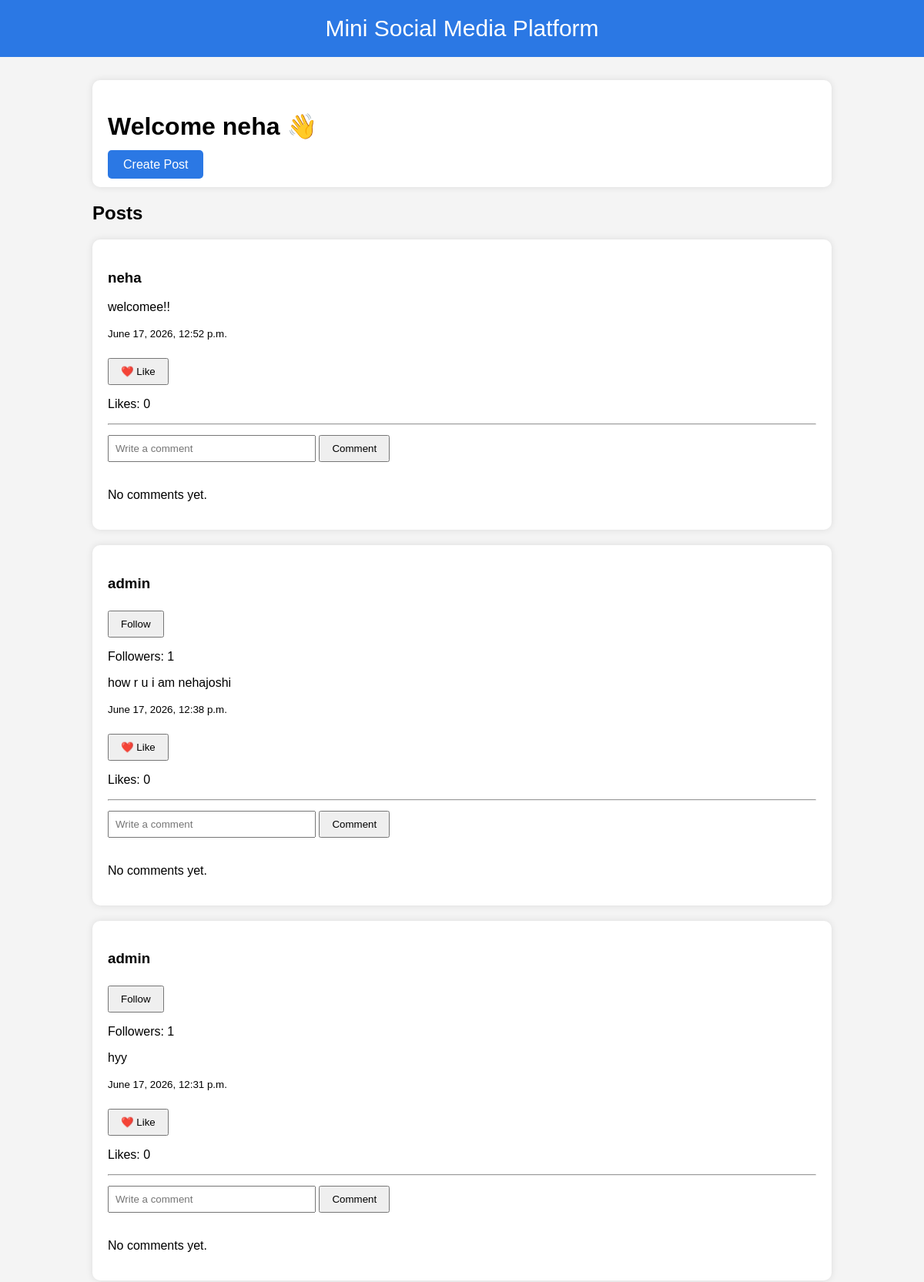
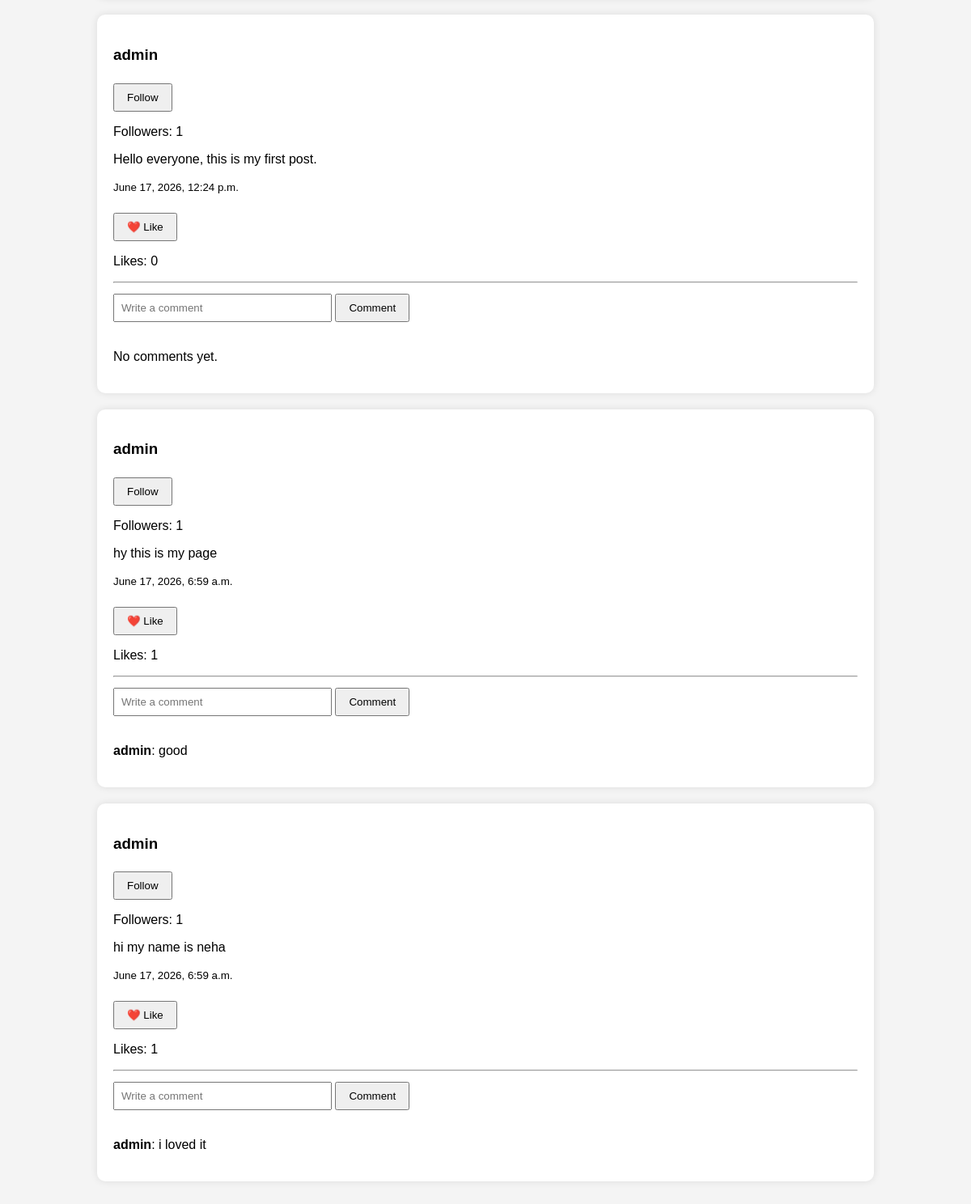
The app's page / (signed in) with its own data (2 pictures, top to bottom).
### socialapp/models.py (models this page shows, shortened)
class Post(models.Model):
    user = models.ForeignKey(User, on_delete=models.CASCADE)
    content = models.TextField()
    created_at = models.DateTimeField(auto_now_add=True)

class Comment(models.Model):
    post = models.ForeignKey(
        Post,
        on_delete=models.CASCADE,
        related_name='comment_set'
    )
    user = models.ForeignKey(User, on_delete=models.CASCADE)
    text = models.TextField()
    created_at = models.DateTimeField(auto_now_add=True)

### socialapp/views.py (the view)
# urls.py: path('', views.home, name='home'),
def home(request):
    posts = Post.objects.all().order_by('-created_at')
    return render(
        request,
        'socialapp/home.html',
        {
            'posts': posts,
            'user': request.user
        }
    )

### socialapp/templates/socialapp/home.html (shortened to what this page needs)
<!doctype html>
<html>
  <head>
  </head>
  <body>
    <div class="navbar">Mini Social Media Platform</div>
    <div class="container">
      <div class="card">
        <h1>Welcome {{ user.username }} 👋</h1>
        <a href="/create-post/" class="btn"> Create Post </a>
      </div>
      <h2>Posts</h2>
      {% for post in posts %}
      <div class="card">
        <h3>{{ post.user.username }}</h3>
        {% if user != post.user %}
        <form action="/follow/{{ post.user.id }}/" method="POST">
          <button type="submit">Follow</button>
        </form>
        <p>Followers: {{ post.user.followers.count }}</p>
        {% endif %}
        <p>{{ post.content }}</p>
        <small>{{ post.created_at }}</small>
        <br /><br />
        <form action="/like/{{ post.id }}/" method="POST">
          <button type="submit">❤️ Like</button>
        </form>
        <p>Likes: {{ post.like_set.count }}</p>
        <hr />
        <form action="/comment/{{ post.id }}/" method="POST">
          <input type="text" name="text" placeholder="Write a comment" />
          <button type="submit">Comment</button>
        </form>
        <br />
        {% for comment in post.comment_set.all %}
        <p><b>{{ comment.user.username }}</b>: {{ comment.text }}</p>
        {% empty %}
        <p>No comments yet.</p>
        {% endfor %}
      </div>
      {% empty %}
      <div class="card">
        <p>No posts yet.</p>
      </div>
      {% endfor %}
    </div>
  </body>
</html>

### socialapp/templates/socialapp/home.html (style rules this page uses)
body { font-family: Arial, sans-serif; background: #f4f4f4; margin: 0; }
.navbar { background: #2b78e4; color: white; text-align: center; padding: 20px; font-size: 30px; }
.container { width: 80%; margin: 30px auto; }
.card { background: white; padding: 20px; border-radius: 10px; margin-bottom: 20px; box-shadow: 0 0 10px rgba(0, 0, 0, 0.1); }
.btn { background: #2b78e4; color: white; padding: 10px 20px; text-decoration: none; border-radius: 5px; }
button { padding: 8px 15px; margin-top: 5px; }
input { padding: 8px; width: 250px; }

### records on screen
Post: user.username "neha", content "welcomee!!", created_at "June 17, 2026, 12:52 p.m.", like_set.count "0"
Post: user.username "admin", user.followers.count "1", content "how r u i am nehajoshi", created_at "June 17, 2026, 12:38 p.m.", like_set.count "0"
Post: user.username "admin", user.followers.count "1", content "hyy", created_at "June 17, 2026, 12:31 p.m.", like_set.count "0"
Post: user.username "admin", user.followers.count "1", content "Hello everyone, this is my first post.", created_at "June 17, 2026, 12:24 p.m.", like_set.count "0"
Post: user.username "admin", user.followers.count "1", content "hy this is my page", created_at "June 17, 2026, 6:59 a.m.", like_set.count "1"
Comment: user.username "admin", text "good"
Post: user.username "admin", user.followers.count "1", content "hi my name is neha", created_at "June 17, 2026, 6:59 a.m.", like_set.count "1"
Comment: user.username "admin", text "i loved it"

### other values on screen
{{ user.username }} "neha"
